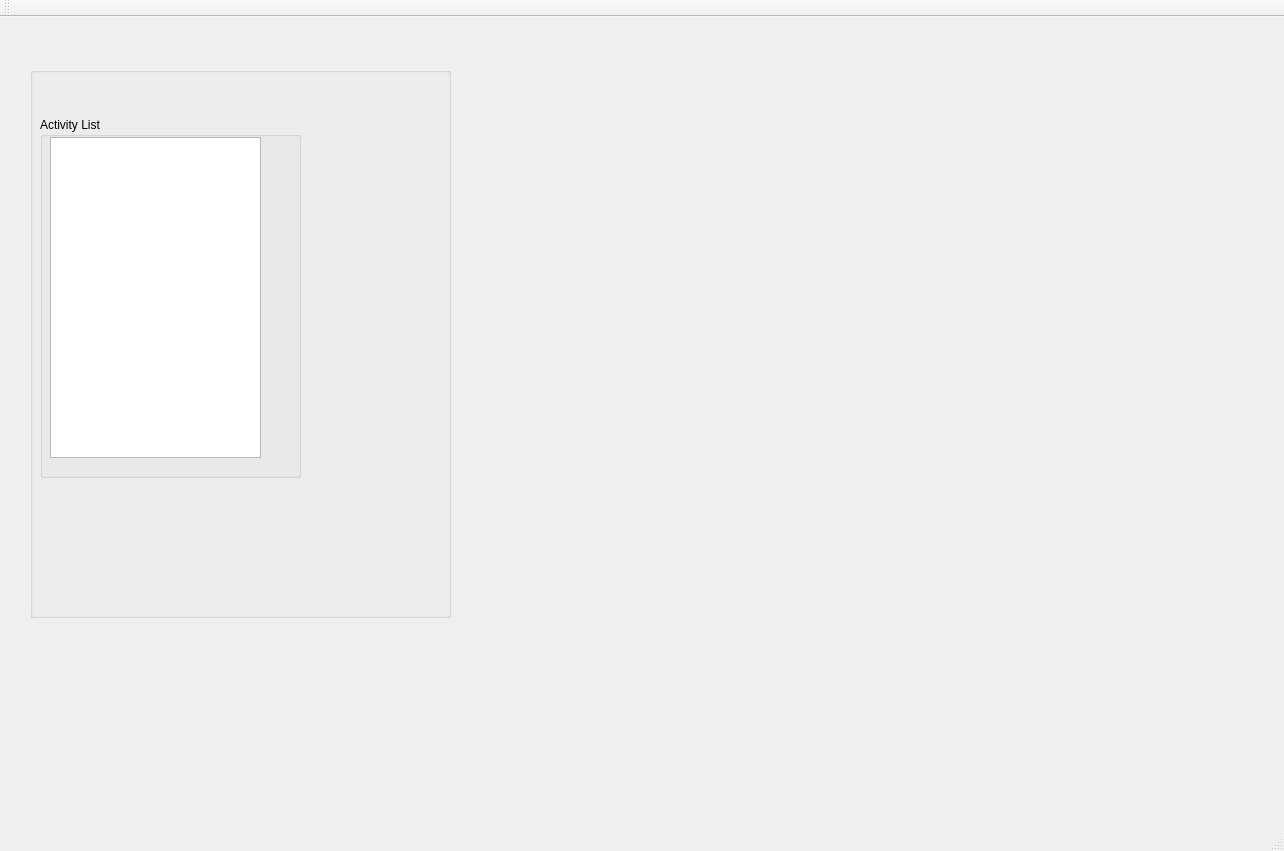
<?xml version="1.0" encoding="UTF-8"?>
<ui version="4.0">
 <class>MainWindowClass</class>
 <widget class="QMainWindow" name="MainWindowClass">
  <property name="geometry">
   <rect>
    <x>0</x>
    <y>0</y>
    <width>1284</width>
    <height>851</height>
   </rect>
  </property>
  <property name="windowTitle">
   <string>MainWindow</string>
  </property>
  <property name="animated">
   <bool>true</bool>
  </property>
  <widget class="QWidget" name="centralWidget">
   <widget class="QGroupBox" name="groupBox">
    <property name="geometry">
     <rect>
      <x>30</x>
      <y>50</y>
      <width>421</width>
      <height>551</height>
     </rect>
    </property>
    <property name="title">
     <string/>
    </property>
    <widget class="QGroupBox" name="groupBox_2">
     <property name="geometry">
      <rect>
       <x>10</x>
       <y>50</y>
       <width>261</width>
       <height>361</height>
      </rect>
     </property>
     <property name="title">
      <string>Activity List</string>
     </property>
     <widget class="QListView" name="ActivityList">
      <property name="geometry">
       <rect>
        <x>10</x>
        <y>20</y>
        <width>211</width>
        <height>321</height>
       </rect>
      </property>
      <property name="mouseTracking">
       <bool>false</bool>
      </property>
      <property name="selectionMode">
       <enum>QAbstractItemView::SingleSelection</enum>
      </property>
      <property name="textElideMode">
       <enum>Qt::ElideRight</enum>
      </property>
      <property name="modelColumn">
       <number>0</number>
      </property>
     </widget>
    </widget>
   </widget>
  </widget>
  <widget class="QMenuBar" name="menuBar">
   <property name="geometry">
    <rect>
     <x>0</x>
     <y>0</y>
     <width>1284</width>
     <height>21</height>
    </rect>
   </property>
  </widget>
  <widget class="QToolBar" name="mainToolBar">
   <attribute name="toolBarArea">
    <enum>TopToolBarArea</enum>
   </attribute>
   <attribute name="toolBarBreak">
    <bool>false</bool>
   </attribute>
  </widget>
  <widget class="QStatusBar" name="statusBar"/>
 </widget>
 <layoutdefault spacing="6" margin="11"/>
 <resources>
  <include location="mainwindow.qrc"/>
 </resources>
 <connections/>
</ui>
